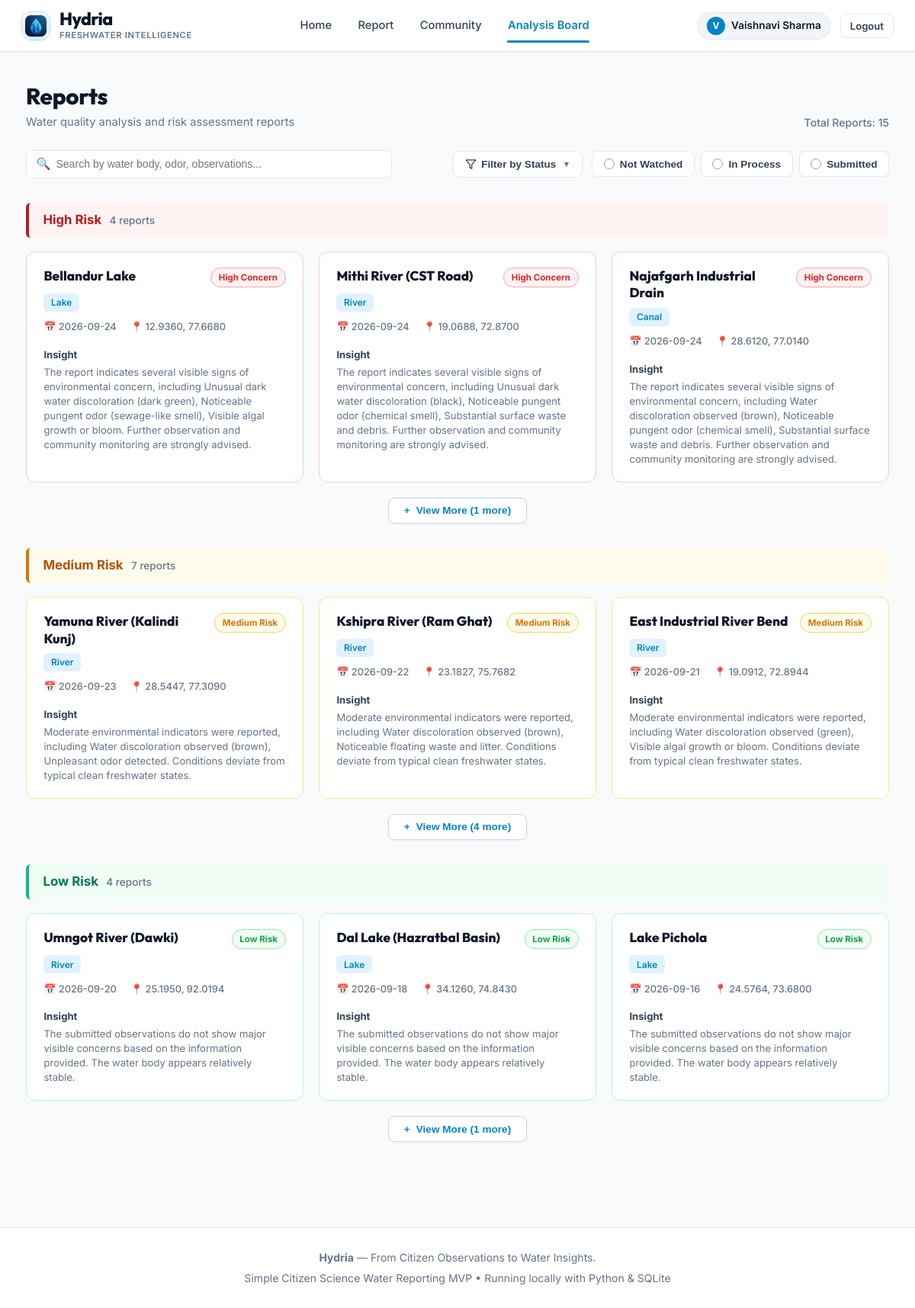
Page /analysis-board (signed in) on the committed database.
### tables this page shows
CREATE TABLE reports (
        id INTEGER PRIMARY KEY AUTOINCREMENT,
        user_id INTEGER NOT NULL,
        water_body_name TEXT,
        water_body_type TEXT NOT NULL,
        latitude REAL NOT NULL,
        longitude REAL NOT NULL,
        water_colour TEXT NOT NULL,
        smell TEXT NOT NULL,
        algae TEXT NOT NULL,
        visible_waste TEXT NOT NULL,
        water_appearance TEXT NOT NULL,
        dead_fish TEXT DEFAULT 'No',
        additional_observation TEXT,
        image_path TEXT NOT NULL,
        image_hash TEXT NOT NULL,
        status TEXT NOT NULL CHECK(status IN ('Not Watched', 'In Process', 'Submitted')),
        is_demo INTEGER DEFAULT 0,
        created_at TIMESTAMP DEFAULT CURRENT_TIMESTAMP,
        updated_at TIMESTAMP DEFAULT CURRENT_TIMESTAMP,
        FOREIGN KEY (user_id) REFERENCES users(id) ON DELETE CASCADE
    );

### app.py (the view)
@app.route('/analysis-board')
def analysis_board():
    conn = database.get_db_connection()
    query = """
        SELECT r.*, u.name AS submitter_name,
               (SELECT COUNT(*) FROM votes v WHERE v.report_id = r.id) AS vote_count
        FROM reports r
        JOIN users u ON r.user_id = u.id
        ORDER BY r.created_at DESC
    """
    all_reports = conn.execute(query).fetchall()
    conn.close()
    risk_categories = {
        'High Risk': {
            'key': 'high-risk',
            'title': 'High Risk',
            'badge_text': 'High Concern',
            'badge_class': 'badge-high-concern',
            'card_border_class': 'card-border-high',
            'header_class': 'risk-header-high',
            'reports': []
        },
        'Medium Risk': {
            'key': 'medium-risk',
            'title': 'Medium Risk',
            'badge_text': 'Medium Risk',
            'badge_class': 'badge-medium-risk',
            'card_border_class': 'card-border-med',
            'header_class': 'risk-header-med',
            'reports': []
        },
        'Low Risk': {
            'key': 'low-risk',
            'title': 'Low Risk',
            'badge_text': 'Low Risk',
            'badge_class': 'badge-low-risk',
            'card_border_class': 'card-border-low',
            'header_class': 'risk-header-low',
            'reports': []
        }
    }
    status_counts = {'Not Watched': 0, 'In Process': 0, 'Submitted': 0}
    total_count = 0
    for r in all_reports:
        r_dict = dict(r)
        insight = generate_water_insight(r_dict)
        r_dict['insight'] = insight
        total_count += 1
        st = r_dict.get('status', 'Not Watched')
        if st in status_counts:
            status_counts[st] += 1
        concern = insight.get('concern_level', '')
        if 'High' in concern:
            risk_key = 'High Risk'
        elif 'Moderate' in concern or 'Medium' in concern:
            risk_key = 'Medium Risk'
        else:
            risk_key = 'Low Risk'
        r_dict['risk_category'] = risk_key
        risk_categories[risk_key]['reports'].append(r_dict)
    return render_template(
        'analysis_board.html',
        risk_categories=risk_categories,
        total_count=total_count,
        status_counts=status_counts
    )

### app.py (called while the page is built)
@app.context_processor
def inject_user():
    user = None
    if 'user_id' in session:
        user = {
            'id': session['user_id'],
            'name': session.get('user_name', 'Citizen Monitor'),
            'email': session.get('user_email', '')
        }
    return dict(current_user=user)

### database.py (called while the page is built)
def get_db_connection():
    conn = sqlite3.connect(DATABASE_PATH)
    conn.row_factory = sqlite3.Row
    conn.execute("PRAGMA foreign_keys = ON")
    return conn

### templates/analysis_board.html (shortened to what this page needs)
{% extends "base.html" %}
{% block content %}
<div class="reports-title-bar">
    <div>
        <h1 class="reports-page-title">Reports</h1>
        <p class="reports-page-subtitle">Water quality analysis and risk assessment reports</p>
    </div>
    <div class="reports-total-count">
        Total Reports: <span id="total-reports-num">{{ total_count }}</span>
    </div>
</div>
<div class="reports-filter-bar">
    <div class="reports-search-wrap">
        <span class="reports-search-icon">🔍</span>
        <input type="text" id="reports-search" class="reports-search-input"
               placeholder="Search by water body, odor, observations..."
               onkeyup="applyAllFilters()">
    </div>
    <div class="reports-filter-controls">
        <div class="status-dropdown-wrap">
            <button type="button" class="btn-status-dropdown" id="status-dropdown-btn" onclick="toggleStatusDropdown(event)">
                <svg width="15" height="15" viewBox="0 0 24 24" fill="none" stroke="currentColor" stroke-width="2" stroke-linecap="round" stroke-linejoin="round">
                    <polygon points="22 3 2 3 10 12.46 10 19 14 21 14 12.46 22 3"></polygon>
                </svg>
                <span id="selected-status-label">Filter by Status</span>
                <span style="font-size: 0.65rem; color: #64748b; margin-left: 2px;">▼</span>
            </button>
        </div>
        <div class="status-radio-group">
            <button type="button" class="status-radio-pill" data-status="Not Watched" onclick="toggleStatusPill('Not Watched', this)">
                <span class="radio-circle"></span> Not Watched
            </button>
            <button type="button" class="status-radio-pill" data-status="In Process" onclick="toggleStatusPill('In Process', this)">
                <span class="radio-circle"></span> In Process
            </button>
            <button type="button" class="status-radio-pill" data-status="Submitted" onclick="toggleStatusPill('Submitted', this)">
                <span class="radio-circle"></span> Submitted
            </button>
        </div>
    </div>
</div>
{% for cat_key, cat_data in risk_categories.items() %}
<section class="risk-section" id="section-{{ cat_data.key }}" data-risk-key="{{ cat_key }}">
    <div class="risk-section-header {{ cat_data.header_class }}">
        <div style="display: flex; align-items: baseline;">
            <span class="risk-header-title">{{ cat_data.title }}</span>
            <span class="risk-header-count" id="count-{{ cat_data.key }}">{{ cat_data.reports|length }} reports</span>
        </div>
    </div>
    <div class="risk-cards-grid" id="grid-{{ cat_data.key }}">
        {% for r in cat_data.reports %}
            <div class="report-risk-card {{ cat_data.card_border_class }} {% if loop.index > 3 %}card-hidden-by-default{% endif %}"
                 data-report-id="{{ r.id }}"
                 data-status="{{ r.status }}"
                 data-risk="{{ cat_key }}"
                 data-index="{{ loop.index }}"
                 data-search-text="{{ (r.water_body_name ~ ' ' ~ r.water_body_type ~ ' ' ~ r.water_colour ~ ' ' ~ r.smell ~ ' ' ~ (r.additional_observation or '') ~ ' ' ~ r.insight.summary)|lower }}"
                 onclick="window.location='{{ url_for('report_detail', report_id=r.id) }}'">
                <div class="card-row-top">
                    <a href="{{ url_for('report_detail', report_id=r.id) }}" class="card-title-link" onclick="event.stopPropagation();">
                        {{ r.water_body_name or "Unnamed " ~ r.water_body_type }}
                    </a>
                    <span class="risk-badge {{ cat_data.badge_class }}">
                        {{ cat_data.badge_text }}
                    </span>
                </div>
                <div>
                    <span class="card-type-pill">{{ r.water_body_type }}</span>
                </div>
                <div class="card-meta-line">
                    <span>📅 {{ r.created_at[:10] }}</span>
                    <span>📍 {{ "%.4f"|format(r.latitude) }}, {{ "%.4f"|format(r.longitude) }}</span>
                </div>
                <div class="card-insight-block">
                    <div class="card-insight-label">Insight</div>
                    <div class="card-insight-text">{{ r.insight.summary }}</div>
                </div>
            </div>
        {% endfor %}
    </div>
    {% if cat_data.reports|length > 3 %}
        <div class="view-more-container" id="more-container-{{ cat_data.key }}">
            <button type="button" class="btn-view-more"
                    id="btn-more-{{ cat_data.key }}"
                    data-expanded="false"
                    data-hidden-count="{{ cat_data.reports|length - 3 }}"
                    onclick="toggleViewMore('{{ cat_data.key }}', this)">
                <span class="btn-more-symbol">+</span>
                <span class="btn-more-label">View More ({{ cat_data.reports|length - 3 }} more)</span>
            </button>
        </div>
    {% endif %}
</section>
{% endfor %}
{% endblock %}

### rows in the picture
reports: water_body_name "Bellandur Lake", badge_text "High Concern", water_body_type "Lake", created_at "2026-09-24", latitude "12.9360", longitude "77.6680", insight.summary "The report indicates several visible signs of environmental concern, including Unusual dark water discoloration (dark green), Noticeable pungent odor (sewage-like smell), Visible algal growth or bloom. Further observation and community monitoring are strongly advised."
reports: water_body_name "Mithi River (CST Road)", badge_text "High Concern", water_body_type "River", created_at "2026-09-24", latitude "19.0688", longitude "72.8700", insight.summary "The report indicates several visible signs of environmental concern, including Unusual dark water discoloration (black), Noticeable pungent odor (chemical smell), Substantial surface waste and debris. Further observation and community monitoring are strongly advised."
reports: water_body_name "Najafgarh Industrial Drain", badge_text "High Concern", water_body_type "Canal", created_at "2026-09-24", latitude "28.6120", longitude "77.0140", insight.summary "The report indicates several visible signs of environmental concern, including Water discoloration observed (brown), Noticeable pungent odor (chemical smell), Substantial surface waste and debris. Further observation and community monitoring are strongly advised."
reports: water_body_name "Yamuna River (Kalindi Kunj)", badge_text "Medium Risk", water_body_type "River", created_at "2026-09-23", latitude "28.5447", longitude "77.3090", insight.summary "Moderate environmental indicators were reported, including Water discoloration observed (brown), Unpleasant odor detected. Conditions deviate from typical clean freshwater states."
reports: water_body_name "Kshipra River (Ram Ghat)", badge_text "Medium Risk", water_body_type "River", created_at "2026-09-22", latitude "23.1827", longitude "75.7682", insight.summary "Moderate environmental indicators were reported, including Water discoloration observed (brown), Noticeable floating waste and litter. Conditions deviate from typical clean freshwater states."
reports: water_body_name "East Industrial River Bend", badge_text "Medium Risk", water_body_type "River", created_at "2026-09-21", latitude "19.0912", longitude "72.8944", insight.summary "Moderate environmental indicators were reported, including Water discoloration observed (green), Visible algal growth or bloom. Conditions deviate from typical clean freshwater states."
reports: water_body_name "Umngot River (Dawki)", badge_text "Low Risk", water_body_type "River", created_at "2026-09-20", latitude "25.1950", longitude "92.0194", insight.summary "The submitted observations do not show major visible concerns based on the information provided. The water body appears relatively stable."
reports: water_body_name "Dal Lake (Hazratbal Basin)", badge_text "Low Risk", water_body_type "Lake", created_at "2026-09-18", latitude "34.1260", longitude "74.8430", insight.summary "The submitted observations do not show major visible concerns based on the information provided. The water body appears relatively stable."
reports: water_body_name "Lake Pichola", badge_text "Low Risk", water_body_type "Lake", created_at "2026-09-16", latitude "24.5764", longitude "73.6800", insight.summary "The submitted observations do not show major visible concerns based on the information provided. The water body appears relatively stable."

### other values in the picture
{{ current_user.name[:1]|upper }} "V"
{{ current_user.name }} "Vaishnavi Sharma"
{{ total_count }} "15"
{{ cat_data.title }} "High Risk" "Medium Risk" "Low Risk"
{{ cat_data.reports|length }} "4" "7" "4"
{{ cat_data.reports|length - 3 }} "1" "4" "1"
